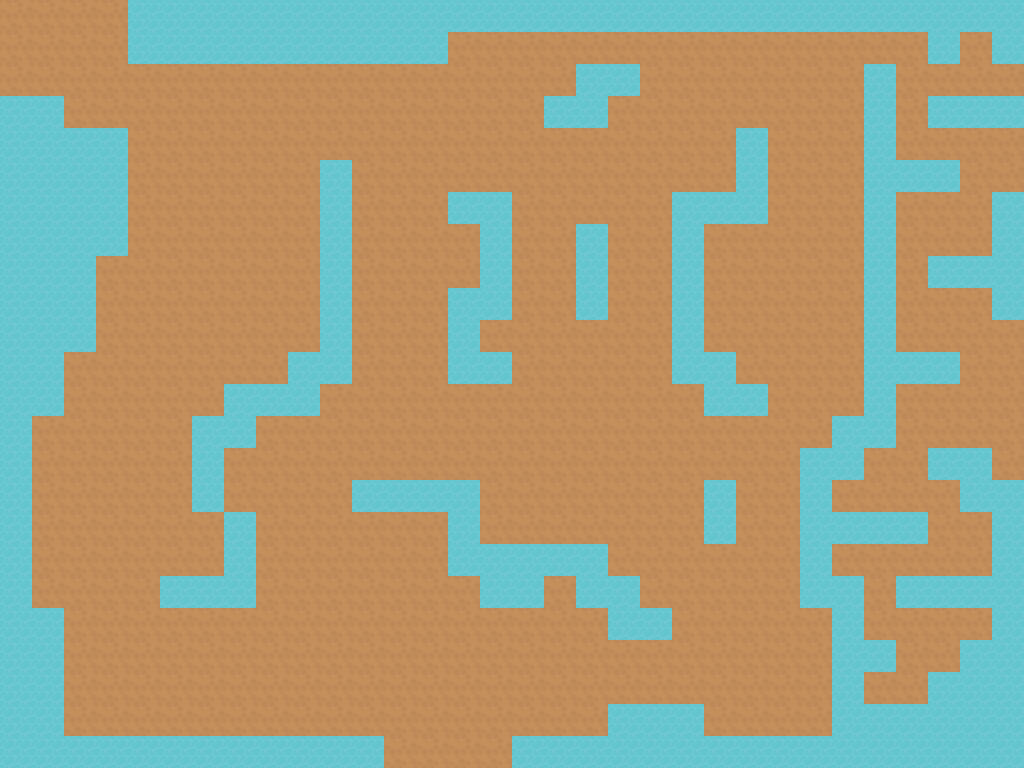

This is a level from a 2D game, rendered from its Tiled map with the project's own tilesets. A one-line summary and the complete map file follow:
An orthogonal 32x24 tile map with 32x32 px tiles, 1 tile layer (terrain).

<map version="1.0" orientation="orthogonal" renderorder="right-down" width="32" height="24" tilewidth="32" tileheight="32" nextobjectid="1">
 <tileset firstgid="1" name="terrain" tilewidth="32" tileheight="32" tilecount="2">
  <tile id="0">
   <image width="32" height="32" source="../gfx/terrain/dirt.png" />
  </tile>
  <tile id="1">
   <image width="32" height="32" source="../gfx/terrain/water.png" />
  </tile>
 </tileset>
 <layer name="terrain" width="32" height="24">
  <data encoding="csv">
1,1,1,1,2,2,2,2,2,2,2,2,2,2,2,2,2,2,2,2,2,2,2,2,2,2,2,2,2,2,2,2,
1,1,1,1,2,2,2,2,2,2,2,2,2,2,1,1,1,1,1,1,1,1,1,1,1,1,1,1,1,2,1,2,
1,1,1,1,1,1,1,1,1,1,1,1,1,1,1,1,1,1,2,2,1,1,1,1,1,1,1,2,1,1,1,1,
2,2,1,1,1,1,1,1,1,1,1,1,1,1,1,1,1,2,2,1,1,1,1,1,1,1,1,2,1,2,2,2,
2,2,2,2,1,1,1,1,1,1,1,1,1,1,1,1,1,1,1,1,1,1,1,2,1,1,1,2,1,1,1,1,
2,2,2,2,1,1,1,1,1,1,2,1,1,1,1,1,1,1,1,1,1,1,1,2,1,1,1,2,2,2,1,1,
2,2,2,2,1,1,1,1,1,1,2,1,1,1,2,2,1,1,1,1,1,2,2,2,1,1,1,2,1,1,1,2,
2,2,2,2,1,1,1,1,1,1,2,1,1,1,1,2,1,1,2,1,1,2,1,1,1,1,1,2,1,1,1,2,
2,2,2,1,1,1,1,1,1,1,2,1,1,1,1,2,1,1,2,1,1,2,1,1,1,1,1,2,1,2,2,2,
2,2,2,1,1,1,1,1,1,1,2,1,1,1,2,2,1,1,2,1,1,2,1,1,1,1,1,2,1,1,1,2,
2,2,2,1,1,1,1,1,1,1,2,1,1,1,2,1,1,1,1,1,1,2,1,1,1,1,1,2,1,1,1,1,
2,2,1,1,1,1,1,1,1,2,2,1,1,1,2,2,1,1,1,1,1,2,2,1,1,1,1,2,2,2,1,1,
2,2,1,1,1,1,1,2,2,2,1,1,1,1,1,1,1,1,1,1,1,1,2,2,1,1,1,2,1,1,1,1,
2,1,1,1,1,1,2,2,1,1,1,1,1,1,1,1,1,1,1,1,1,1,1,1,1,1,2,2,1,1,1,1,
2,1,1,1,1,1,2,1,1,1,1,1,1,1,1,1,1,1,1,1,1,1,1,1,1,2,2,1,1,2,2,1,
2,1,1,1,1,1,2,1,1,1,1,2,2,2,2,1,1,1,1,1,1,1,2,1,1,2,1,1,1,1,2,2,
2,1,1,1,1,1,1,2,1,1,1,1,1,1,2,1,1,1,1,1,1,1,2,1,1,2,2,2,2,1,1,2,
2,1,1,1,1,1,1,2,1,1,1,1,1,1,2,2,2,2,2,1,1,1,1,1,1,2,1,1,1,1,1,2,
2,1,1,1,1,2,2,2,1,1,1,1,1,1,1,2,2,1,2,2,1,1,1,1,1,2,2,1,2,2,2,2,
2,2,1,1,1,1,1,1,1,1,1,1,1,1,1,1,1,1,1,2,2,1,1,1,1,1,2,1,1,1,1,2,
2,2,1,1,1,1,1,1,1,1,1,1,1,1,1,1,1,1,1,1,1,1,1,1,1,1,2,2,1,1,2,2,
2,2,1,1,1,1,1,1,1,1,1,1,1,1,1,1,1,1,1,1,1,1,1,1,1,1,2,1,1,2,2,2,
2,2,1,1,1,1,1,1,1,1,1,1,1,1,1,1,1,1,1,2,2,2,1,1,1,1,2,2,2,2,2,2,
2,2,2,2,2,2,2,2,2,2,2,2,1,1,1,1,2,2,2,2,2,2,2,2,2,2,2,2,2,2,2,2
</data>
 </layer>
</map>